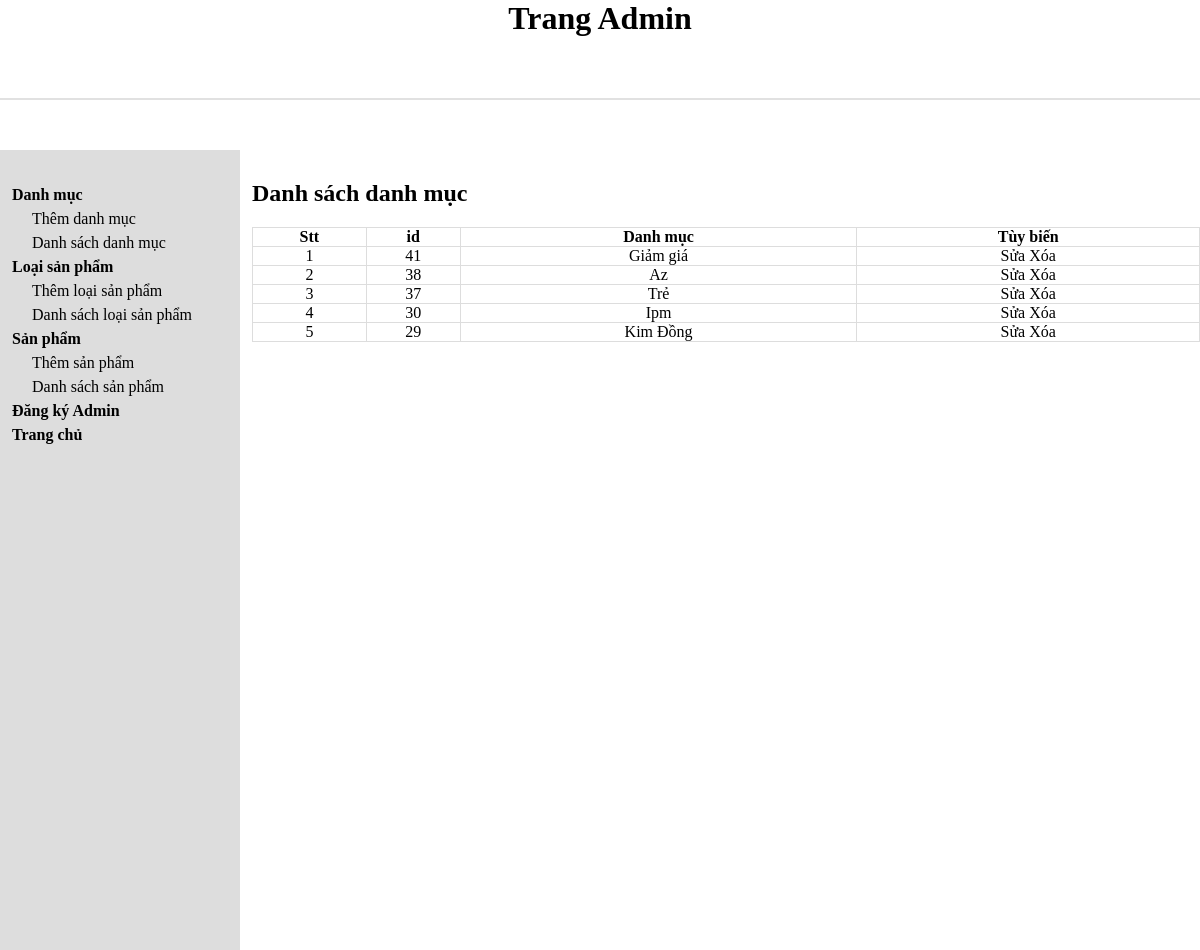
/admin/cartegorylist.php, run on the app's committed database.
### tables this page shows
CREATE TABLE `tbl_cartegory` (
  `cartegory_id` int(11) NOT NULL,
  `cartegory_name` varchar(255) NOT NULL
);

### admin/database.php (called while the page is built, shortened)
<?php
class Database {
    private $host = DB_HOST;
    private $user = DB_USER;
    private $pass = DB_PASS;
    private $dbname = DB_NAME;
    private $link;
    private function connectDB() {
        $this->link = new mysqli($this->host, $this->user, $this->pass, $this->dbname);
        return true;
    }
    public function select($query) {
        $result = $this->link->query($query);
        return ($result->num_rows > 0) ? $result : false;
    }
}

### admin/class/cartegory-class.php (called while the page is built, shortened)
<?php
include "database.php";
?>
<?php
class Cartegory{
    private $db;
    public function __construct(){
        $this->db = new Database();
    }
    public function show_cartegory(){
        $query = "SELECT * FROM tbl_cartegory ORDER BY cartegory_id DESC";
        $result = $this ->db->select($query);
        return $result;
    }
}
?>

### admin/cartegorylist.php (the view)
<?php
include "header.php";
include "slider.php";
include "class/cartegory-class.php";
 ?>
<?php
$cartegory = new Cartegory;
$show_cartegory = $cartegory ->show_cartegory();
?>
<div class="admin-content-right">
<div class="admin-content-right-cartegory-list">
                <h1>Danh sách danh mục</h1>
                <table>
                    <tr>
                        <th>Stt</th>
                        <th>id</th>
                        <th>Danh mục</th>
                        <th>Tùy biến</th>
                    </tr>
                    <?php
                    if($show_cartegory){
                        $i=0;
                        while($result = $show_cartegory->fetch_assoc()){
                            $i++;
                     ?>
                    <tr>
                        <td><?php echo $i ?></td>
                        <td><?php echo $result['cartegory_id'] ?></td>
                        <td><?php echo $result['cartegory_name'] ?></td>
                        <td><a href="cartegoryedit.php?cartegory_id=<?php echo $result['cartegory_id'] ?>">Sửa</a> <a href="cartegorydelete.php?cartegory_id=<?php echo $result['cartegory_id'] ?>">Xóa</a></td>
                    </tr>
                    <?php
                        }
                    }
                     ?>
                </table>
            </div>
        </div>
    </section>
</body>
</html>

### admin/style.css (style rules this page uses)
* { margin: 0; padding: 0; box-sizing: border-box; color: black; outline: none; }
a { text-decoration: none; }
.admin-content-right { width: 80%; padding: 30px 0 0 12px; }
.admin-content-right-cartegory-list table { width: 100%; text-align: center; margin-top: 20px; }
.admin-content-right-cartegory-list table tr th,td { border: 1px solid #dddddd; }
table { border-collapse: collapse; }

### data on the page
tbl_cartegory: cartegory_id "41", cartegory_name "Giảm giá"
tbl_cartegory: cartegory_id "38", cartegory_name "Az"
tbl_cartegory: cartegory_id "37", cartegory_name "Trẻ"
tbl_cartegory: cartegory_id "30", cartegory_name "Ipm"
tbl_cartegory: cartegory_id "29", cartegory_name "Kim Đồng"
